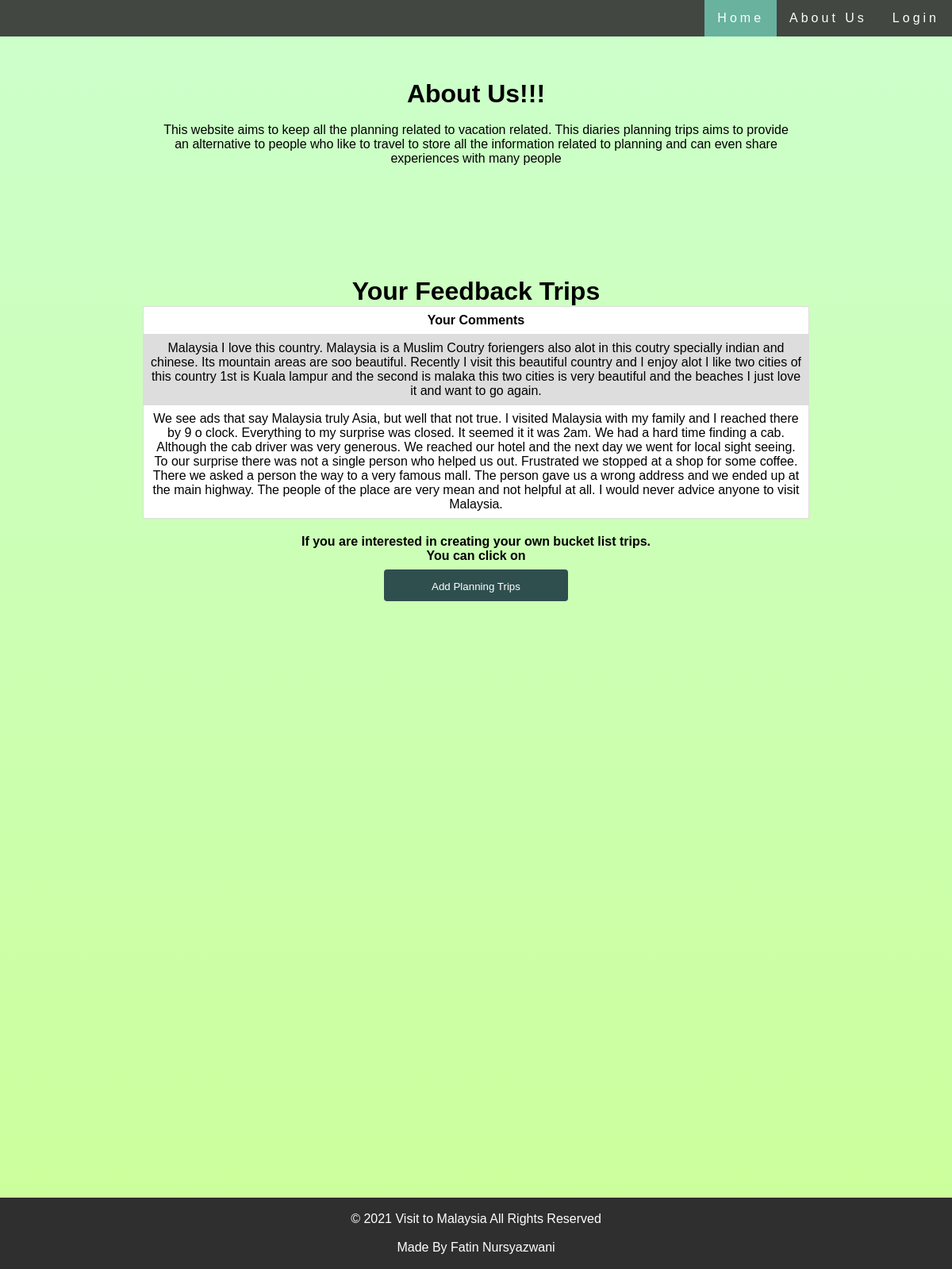
The page / on the database its author committed.
### tables this page shows
CREATE TABLE `feedback` (
  `id` int(11) NOT NULL,
  `comment` longtext NOT NULL,
  `email` varchar(100) NOT NULL
);

### index.php (the view, shortened to what this page needs)
<?php
 include_once('dbconnect.php');
?>
<!DOCTYPE html>
<html lang="en">
<head>
</head>
<body>
 <div class="navbar">
 <ul>
    <li><a href="login.html">Login</a></li>
    <li><a href="#">About Us</a>
    <li><a class="active" href="index.php">Home</a></li>
  </ul>
  </div>
<div class="aboutus">
  <h1 align="center">About Us!!!</h1><br>
  <p>This website aims to keep all the planning related to vacation related. This diaries planning trips aims to provide an alternative to people who like
   to travel to store all the information related to planning and can even share experiences with many people</p>
</div>
<?php
try {
  $sql = "SELECT * FROM feedback ";
  $stmt = $conn->prepare($sql );
  $stmt->execute();
  $feedbacks = $stmt->fetchAll();
  echo "<div class='tablefeedback'>";
  echo "<p><h1 align='center'>Your Feedback Trips</h1></p>";
  echo "<table border='1'>
  <tr>
    <th>Your Comments</th>
  </tr>";
  echo "</div>";
  foreach($feedbacks as $feedback) {
      echo "<tr>";
      echo "<td>".$feedback['comment']."</td>";
  }
} catch(PDOException $e) {
echo $sql . "<br>" . $e->getMessage();
}
?>
<div style="padding:20px" align="center">
  <p><b>If you are interested in creating your own bucket list trips.</b></p>
  <p><b> You can click on</b></P>
  <button onclick="on()">Add Planning Trips</button>
</div>
<footer class="footer"><br>
  <p>© 2021 Visit to Malaysia All Rights Reserved</p><br>
  <p> Made By Fatin Nursyazwani</p><br>
</footer>
</body>
</html>

### index.php (style rules this page uses)
* { margin: 0; padding: 0; box-sizing: border-box; font-family: 'Poppins', sans-serif; }
body { background: -webkit-linear-gradient(bottom, #CCFF99, #CCFFCC); min-height: 200vh; }
button { width: 20%; height: 40px; background-color: #2F4F4F; color: white !important; padding: 14px 20px; margin: 8px 0; border: none; border-radius: 4px; cursor: pointer; }
ul { list-style-type: none; margin: 0; padding: 0; overflow: hidden; background-color: #333; position: fixed; top: 0; width: 100%; }
li { float: right; }
li a { display: block; color: white; text-align: center; padding: 14px 16px; text-decoration: none; }
.active { background-color: #5daa99; }
.tablefeedback table { width: 70%; height: 100%; padding: 20px; background: white; border-radius: 4px; }
table { font-family: arial, sans-serif; border-collapse: collapse; width: 50%; margin-left: auto; margin-right: auto; background-color: white; }
td, th { border: 1px solid #dddddd; padding: 8px; text-align : center; }
tr:nth-child(even) { background-color: #dddddd; }
.navbar { margin-bottom: 0; background-color: #2d2d30; border: 0; letter-spacing: 4px; opacity: 0.9; }
.aboutus { margin-left: auto; margin-right: auto; width: 70%; height: 100%; padding: 20px; text-align: center; }
.footer { position: fixed; left: 0; bottom: 0; width: 100%; background-color: #2f2f2f; color: white; text-align: center; }
h1 { margin-top:10%; }

### rows shown on the page
feedback: comment "Malaysia I love this country. Malaysia is a Muslim Coutry foriengers also alot in this coutry specially indian and chinese. Its mountain areas are soo beautiful. Recently I visit this beautiful country and I enjoy alot I like two cities of this country 1st is Kuala lampur and the second is malaka this two cities is very beautiful and the beaches I just love it and want to go again."
feedback: comment "We see ads that say Malaysia truly Asia, but well that not true. I visited Malaysia with my family and I reached there by 9 o clock. Everything to my surprise was closed. It seemed it it was 2am. We had a hard time finding a cab. Although the cab driver was very generous. We reached our hotel and the next day we went for local sight seeing. To our surprise there was not a single person who helped us out. Frustrated we stopped at a shop for some coffee. There we asked a person the way to a very famous mall. The person gave us a wrong address and we ended up at the main highway. The people of the place are very mean and not helpful at all. I would never advice anyone to visit Malaysia."
